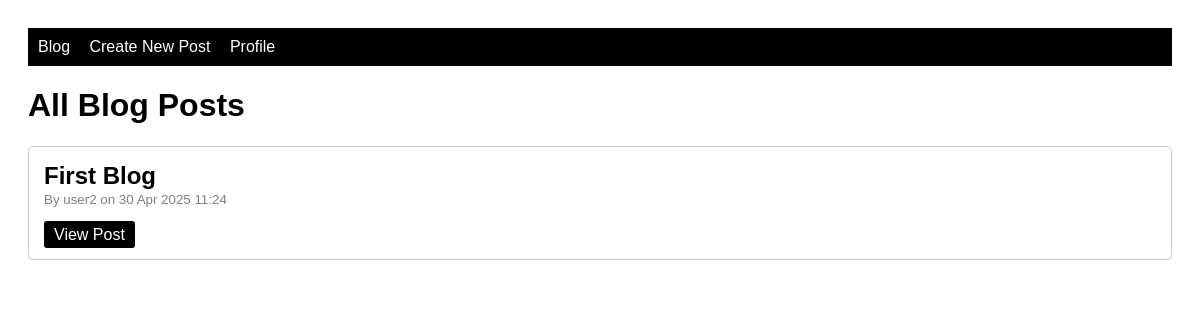
/home/ (signed in), run on an earlier commit of the app's database.
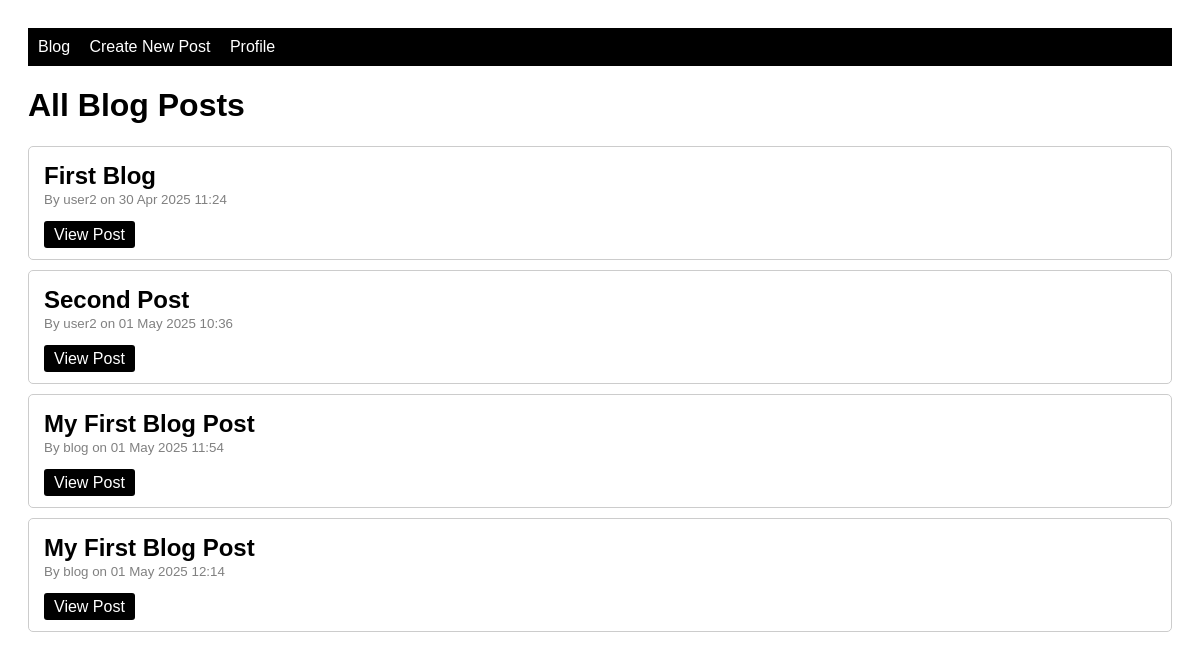
And on a later commit of the database.
### blog/models.py (models this page shows, shortened)
class Post(models.Model):
    title = models.CharField(max_length=255)
    content = models.TextField()
    image = models.ImageField(upload_to='post_images/', blank=True, null=True)
    author = models.ForeignKey(User, on_delete=models.CASCADE)
    created_at = models.DateTimeField(auto_now_add=True)
    updated_at = models.DateTimeField(auto_now=True)
    likes = models.ManyToManyField(User, related_name='liked_posts', blank=True)
    total_likes = models.PositiveIntegerField(default=0)
    def total_likes(self):
        return self.likes.count()

### blog/views.py (the view)
# urls.py: path('home/', views.home, name='home'),
@login_required
def home(request):
    posts = Post.objects.all()
    return render(request, 'blog/home.html', {'posts': posts})

### blog/templates/blog/home.html (shortened to what this page needs)
<!DOCTYPE html>
<html lang="en">
<head>
</head>
<body>
    <div class="navbar">
        <a href="{% url 'home' %}">Blog</a>
        <a href="{% url 'post_create' %}">Create New Post</a>
        <a href="{% url 'profile' %}">Profile</a>
    </div>
    <h1>All Blog Posts</h1>
    {% for post in posts %}
        <div class="post">
            <h2>{{ post.title }}</h2>
            <small>By {{ post.author.username }} on {{ post.created_at|date:"d M Y H:i" }}</small>
            <br><br>
            <a class="btn" href="{% url 'post_detail' post.id %}">View Post</a>
        </div>
    {% empty %}
        <p>No posts available.</p>
    {% endfor %}
</body>
</html>

What changed in the data, as far as the page shows it:
added Post: title "Second Post", author.username "user2", created_at "01 May 2025 10:36"
added Post: title "My First Blog Post", author.username "blog", created_at "01 May 2025 11:54"
added Post: title "My First Blog Post", author.username "blog", created_at "01 May 2025 12:14"
